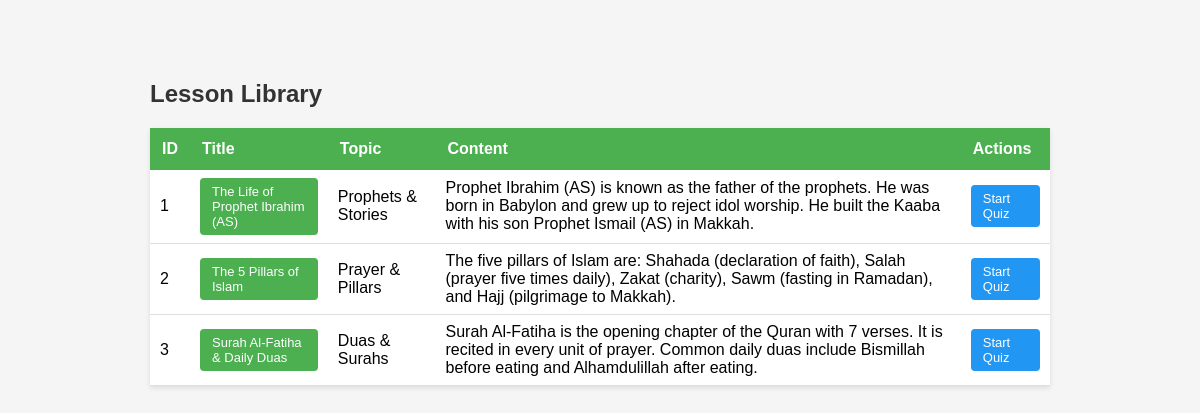
The page /lessons on the database its author committed.
### tables this page shows
CREATE TABLE Quiz (
    quiz_ID INTEGER PRIMARY KEY AUTOINCREMENT,
    lesson_ID INTEGER,
    title VARCHAR(250) NOT NULL,
    FOREIGN KEY (lesson_ID) REFERENCES Lessons(lesson_ID) ON DELETE CASCADE
);

CREATE TABLE Lessons (
    lesson_ID INTEGER PRIMARY KEY AUTOINCREMENT,
    title VARCHAR(250) NOT NULL,
    topic VARCHAR(200),
    content TEXT NOT NULL,
    creation_date DATETIME DEFAULT CURRENT_TIMESTAMP
);

### app.py (the view)
@app.route('/lessons')
def lessons():
    conn = get_db()
    cursor = conn.cursor()
    cursor.execute("SELECT Lessons.*, Quiz.quiz_ID FROM Lessons LEFT JOIN Quiz ON Lessons.lesson_ID = Quiz.lesson_ID")
    lessons = cursor.fetchall()
    conn.close()
    return render_template('lessons.html', lessons = lessons)

### app.py (called while the page is built)
def get_db():
    conn = sqlite3.connect(DB_NAME)
    conn.execute("PRAGMA foreign_keys = ON")  #this enforces FK constraints
    return conn

### templates/lessons.html (shortened to what this page needs)
<!DOCTYPE html>
<html>
<head>
</head>
<body>
<h2>Lesson Library</h2>
<table>
    <tr>
        <th>ID</th>
        <th>Title</th>
        <th>Topic</th>
        <th>Content</th>
        <th>Actions</th>
    </tr>
    {% for lesson in lessons %}
    <tr>
        <td>{{ lesson[0] }}</td>
        <td><a class="btn" href="/lesson/{{ lesson[0] }}">{{ lesson[1] }}</a></td>
        <td>{{ lesson[2] }}</td>
        <td>{{ lesson[3] }}</td>
        <td>
            {% if session['role'] == 'teacher' %}
                <a class="btn" href="/edit_lesson/{{ lesson[0] }}">Edit</a>
                <form action="/delete_lesson/{{ lesson[0] }}" method="POST" style="display:inline;">
                    <button class="btn-delete" type="submit" onclick="return confirm('Delete this lesson?')">Delete</button>
                </form>
            {% else %}
                {% if lesson[5] %}
                    <a class="btn-quiz" href="/take_quiz/{{ lesson[5] }}">Start Quiz</a>
                {% else %}
                    <span style="color: gray; font-size: 13px;">No quiz yet</span>
                {% endif %}
            {% endif %}
        </td>
    </tr>
    {% endfor %}
</table>
</body>
</html>

### templates/lessons.html (style rules this page uses)
body { font-family: Arial, sans-serif; max-width: 900px; margin: 40px auto; background-color: #f5f5f5; padding: 20px; }
h2 { color: #333; }
table { width: 100%; border-collapse: collapse; background-color: white; box-shadow: 0 2px 5px rgba(0,0,0,0.1); }
th { background-color: #4CAF50; color: white; padding: 12px; text-align: left; }
td { padding: 8px 10px; border-bottom: 1px solid #ddd; }
.btn { display: inline-block; padding: 6px 12px; background-color: #4CAF50; color: white; text-decoration: none; border-radius: 4px; font-size: 13px; margin: 0; }
.btn-quiz { display: inline-block; padding: 6px 12px; background-color: #2196F3; color: white; text-decoration: none; border-radius: 4px; font-size: 13px; margin: 0; }

### rows shown on the page
Quiz: lesson_ID "1", title "The Life of Prophet Ibrahim (AS)", topic "Prophets & Stories", content "Prophet Ibrahim (AS) is known as the father of the prophets. He was born in Babylon and grew up to reject idol worship. He built the Kaaba with his son Prophet Ismail (AS) in Makkah."
Quiz: lesson_ID "2", title "The 5 Pillars of Islam", topic "Prayer & Pillars", content "The five pillars of Islam are: Shahada (declaration of faith), Salah (prayer five times daily), Zakat (charity), Sawm (fasting in Ramadan), and Hajj (pilgrimage to Makkah)."
Quiz: lesson_ID "3", title "Surah Al-Fatiha & Daily Duas", topic "Duas & Surahs", content "Surah Al-Fatiha is the opening chapter of the Quran with 7 verses. It is recited in every unit of prayer. Common daily duas include Bismillah before eating and Alhamdulillah after eating."
